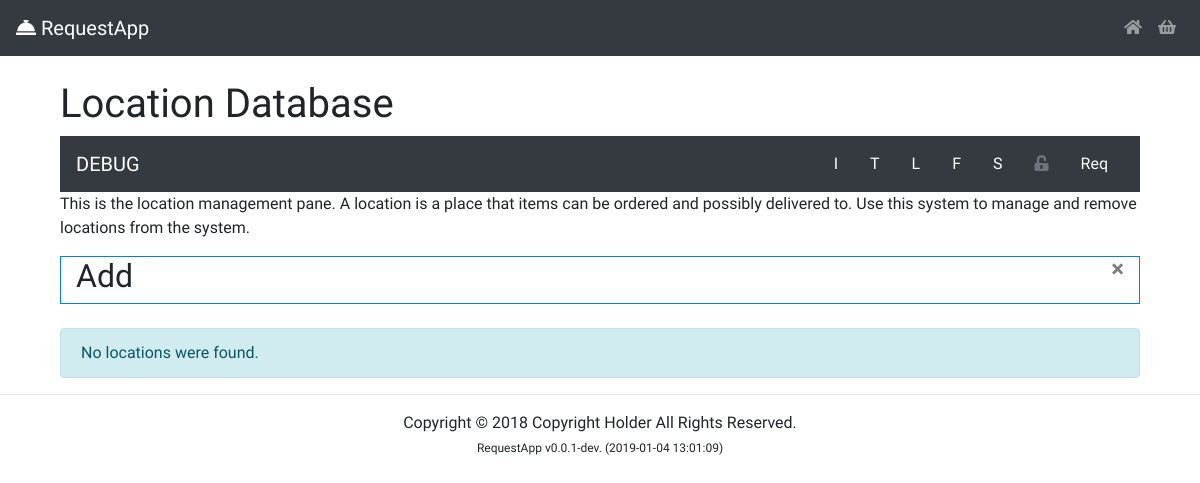
Page /crud/location_crud.php on the earlier database version.
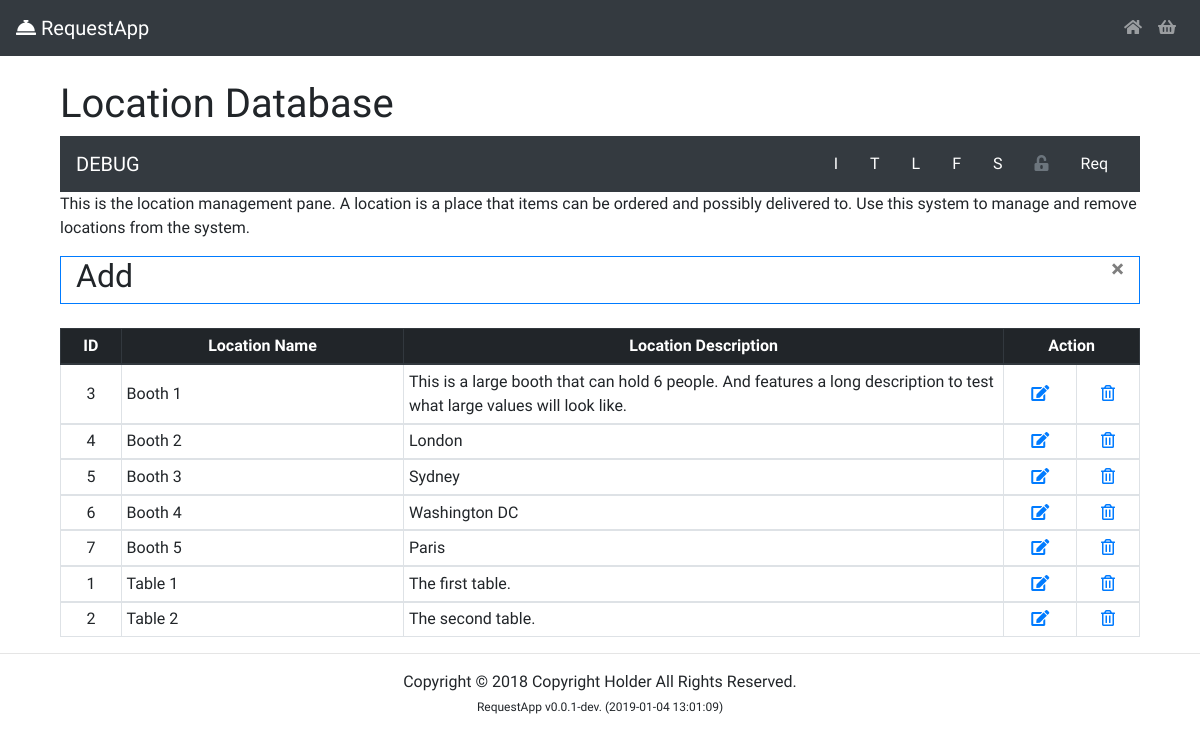
Same page on the later database version.
### tables this page shows
CREATE TABLE `locations` (
  `location_id` int(11) NOT NULL COMMENT 'Location ID',
  `location_name` varchar(255) DEFAULT NULL COMMENT 'Location Name',
  `location_description` text COMMENT 'Location Description'
);

### config/db_config.php (called while the page is built, shortened)
<?php
$environment = LOCAL;
$darkMode = 0;
$adminMode = 1;
?>

### lib/functions.php (called while the page is built, shortened)
<?php
require_once $_SERVER["DOCUMENT_ROOT"] . "/RequestApp/config/db_config.php";
class ApplicationVersion {
	public static function get() {
		$commitHash = trim(exec('git log --pretty="%h" -n1 HEAD'));
		$commitDate = new \DateTime(trim(exec('git log -n1 --pretty=%ci HEAD')));
		$commitDate->setTimezone(new \DateTimeZone('UTC'));
		return sprintf('v%s.%s.%s-dev.%s (%s)', self::MAJOR, self::MINOR, self::PATCH, $commitHash, $commitDate->format('Y-m-d H:m:s'));
	}
}
?>

### crud/location_crud.php (the view, shortened to what this page needs)
<?php include_once '../partials/_header.php' ?>
<?php
$update = false;
?>
<div id='bodyContainer' class='container'>
  <br>
  <div class='col-md-12'>
          <h1>Location Database</h1>
          <?php require_once($_SERVER["DOCUMENT_ROOT"] . "/RequestApp/partials/_nav.php");?>
          <p>This is the location management pane. A location is a place that items can be ordered and possibly delivered to. Use this system to manage and remove locations from the system.</p>
          <div class='border border-primary'>
            <div class='col-md-12'>
              <button id='showHide' type="button" class="close" aria-label="Close">
                <span aria-hidden="true">&times;</span>
              </button>
              <?php if ($update == true): ?>
                <h2>Update</h2>
              <?php else: ?>
                <h2>Add</h2>
              <?php endif ?>
            </div>
          </div>
          <br>
          <?php
          $activesql = "SELECT * FROM locations ORDER BY location_name ASC";
          if ($result = mysqli_query($link, $activesql)) {
              if (mysqli_num_rows($result) > 0) {
                  ?>
          <table id='resultTable' class='table table-sm table-bordered'>
            <thead class="thead-dark">
              <tr>
                <th class='text-center'>ID</th>
                <th class='text-center'>Location Name</th>
                <th class='text-center' width=600px>Location Description</th>
                <th class='text-center' colspan="2">Action</th>
              </tr>
            </thead>
            <?php
                while ($row = mysqli_fetch_array($result)) {
                  $locationID = $row['location_id'];
                  $locationName = $row['location_name'];
                  $locationDescription = $row['location_description'];
                    echo "<tbody>";
                      echo "<tr>";
                        echo "<td class='text-center align-middle'>{$locationID}</td>";
                        echo "<td class='align-middle'>{$locationName}</td>";
                        echo "<td class=''>{$locationDescription}</td>";
                        echo "<td class='text-center align-middle'><a href='location_crud.php?location_edit={$locationID}' class='edit_btn'><i class='fas fa-edit'></i></a></td>";
                        echo "<td class='text-center align-middle'><a href='server.php?location_del={$locationID}' class='del_btn'><i class='far fa-trash-alt'></i></a></td>";
                      echo "</tr>";
                    echo "</tbody>";
                }
                  echo "</table>";
              } else {
                  echo "<p class='alert alert-info'>No locations were found.</p>";
              }
          } else {
              echo "<p class='alert alert-info'>" . SQLError($link) . "</p>";
          } ?>
        </div>
    </div>
    <?php include '../partials/_footer.php'; ?>

### partials/_header.php (shortened to what this page needs)
<!DOCTYPE html>
<html lang="en" dir="ltr">
  <head>
    <?php
    if (file_exists($_SERVER["DOCUMENT_ROOT"] . "/RequestApp/config/db_config.php")) {
      require_once($_SERVER["DOCUMENT_ROOT"] . "/RequestApp/config/db_config.php");
    } else {
      die('FATAL: Config file is missing.');
    }
    if (file_exists($_SERVER["DOCUMENT_ROOT"] . "/RequestApp/lib/functions.php")) {
      require_once($_SERVER["DOCUMENT_ROOT"] . "/RequestApp/lib/functions.php");;
    } else {
      die('FATAL: Functions file is missing.');
    }
    ?>
    <?php
    if (true) {
      if ($darkMode == 0 || $darkMode == 1) {
        if ($darkMode == 1) {
          echo "<link rel='stylesheet' href='" . $environment . "css/darkmode.min.css'>";
        } else {
          echo "<link rel='stylesheet' href='" . $environment . "css/lightmode.css'>";
        }
      } else {
        die('FATAL: Incorrect Theme Value');
      }
    }
    ?>
    <link rel="stylesheet" href="https://use.fontawesome.com/releases/v5.3.1/css/all.css">
    <link rel="stylesheet" href="<?php echo $environment; ?>css/master.css">
  </head>
  <nav class="navbar navbar-expand-lg navbar-dark bg-dark">
  <a class="navbar-brand" href="<?php echo $environment; ?>index.php"><i class="fas fa-concierge-bell"></i> RequestApp</a>
  <div class="collapse navbar-collapse" id="navbarNav">
    <ul class="nav navbar-nav ml-auto w-100 justify-content-end">
      <li class="nav-item">
        <a class="nav-link" href="<?php echo $environment; ?>index.php"><i class='fas fa-home'></i></a>
      </li>
      <li class="nav-item">
        <a class='nav-link' href='<?php echo $environment; ?>request/basket.php'><i class='fas fa-shopping-basket'></i></a>
      </li>
    </ul>
  </div>
</nav>

### partials/_nav.php
<?php if ($adminMode == 1): ?>
  <?php if ($darkMode == 1): ?>
    <nav id='debugNav' class='navbar navbar-light bg-light'>
  <?php else: ?>
    <nav id='debugNav' class='navbar navbar-dark bg-dark'>
  <?php endif; ?>
    <a class='navbar-brand' href='#'>DEBUG</a>
    <ul class='nav'>
      <li class='nav-item'>
        <a class='nav-link' href='<?php echo $environment; ?>crud/index.php'>I</a>
      </li>
      <li class='nav-item'>
        <a class='nav-link' href='<?php echo $environment; ?>crud/type_crud.php'>T</a>
      </li>
      <li class='nav-item'>
        <a class='nav-link' href='<?php echo $environment; ?>crud/location_crud.php'>L</a>
      </li>
      <li class='nav-item'>
        <a class='nav-link' href='<?php echo $environment; ?>crud/fields_crud.php'>F</a>
      </li>
      <li class='nav-item'>
        <a class='nav-link' href='<?php echo $environment; ?>crud/sessions_crud.php'>S</a>
      </li>
      <li class='nav-item'>
        <a class='nav-link disabled' disabled href='<?php echo $environment; ?>config/admin.php'><i class='fas fa-unlock-alt'></i></a>
      </li>
      <li class='nav-item'>
        <a class='nav-link' href='<?php echo $environment; ?>request/request.php'>Req</a>
      </li>
    </ul>
  </nav>
<?php endif; ?>

### partials/_footer.php (shortened to what this page needs)
</body>
<footer>
  <hr>
  <p class='text-center'>Copyright &copy; 2018 Copyright Holder All Rights Reserved. <br>
    <span id='footerVersionNumber' class='text-center'><?php echo 'RequestApp ' . ApplicationVersion::get(); ?></span>
  </p>
</footer>
</html>

### css/master.css (style rules this page uses)
* { font-family: 'KoHo', sans-serif; }
a.nav-link { color: white; }
#footerVersionNumber { font-size: 12px; }

Differences in the rows shown:
added locations: location_id "3", location_name "Booth 1", location_description "This is a large booth that can hold 6 people. And features a long description to test what large values will look like."
added locations: location_id "4", location_name "Booth 2", location_description "London"
added locations: location_id "5", location_name "Booth 3", location_description "Sydney"
added locations: location_id "6", location_name "Booth 4", location_description "Washington DC"
added locations: location_id "7", location_name "Booth 5", location_description "Paris"
added locations: location_id "1", location_name "Table 1", location_description "The first table."
added locations: location_id "2", location_name "Table 2", location_description "The second table."
Other differences:
text no longer shown: "No locations were found."
text now shown: "ID Location Name Location Description Action"
